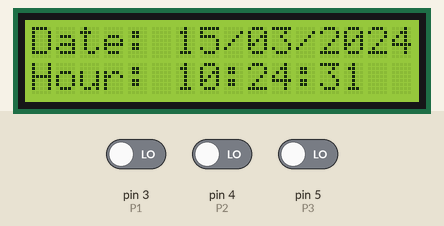
The sketch below on a simulated Arduino Uno, built with avr-gcc and run on an emulated ATmega328P. Shown: 16×2 character LCD. The test bench sets the inputs (shaded band); at power-on: pin 3 (P1) LOW, pin 4 (P2) LOW, pin 5 (P3) LOW. The local clock reads 2024-03-15 10:24:30 at power-on unless the sketch sets it.

Above: at 1.2 s.
1.3 s: pin 3 (P1) driven HIGH
At 3.6 s:
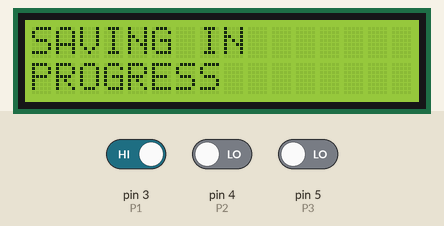
4.1 s: pin 4 (P2) driven HIGH
At 4.27 s:
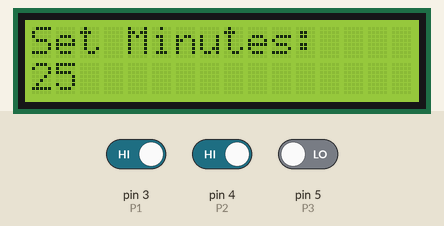
5.9 s: pin 3 (P1) driven LOW
At 6.9 s:
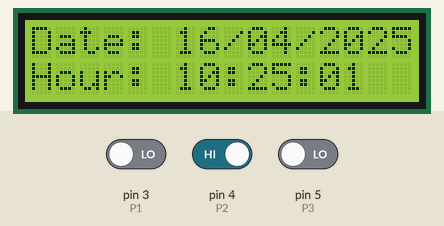
8.6 s: pin 3 (P1) driven HIGH
At 8.84 s:
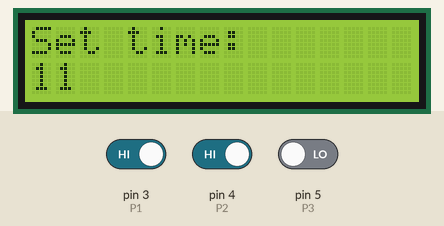
10.5 s: pin 5 (P3) driven HIGH
At 11.88 s:
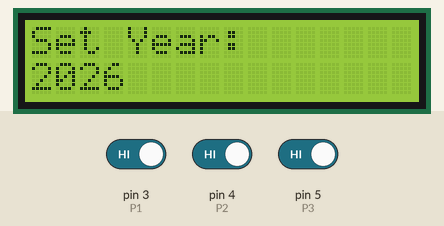
13.5 s: pin 5 (P3) driven LOW
At 14.59 s:
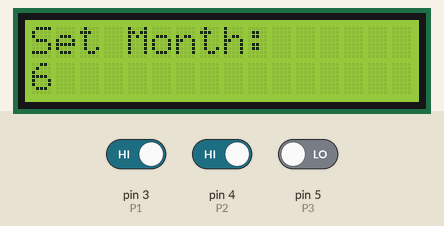
Timing chart, 0 to 16.5 s (numbered marks = the images above; inputs shaded):
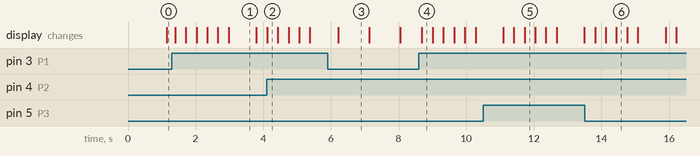

Measured:
- after the input at 1.3 s, the display: first changes after 0.10 s (image 1 shows a later state)
- after the input at 5.9 s, the display: changes after 0.31 s (image 3)
- after the input at 8.6 s, the display: changes after 0.09 s (image 4)
- what the display in image 1 shows lasts 0.8 s, from 3.0 s to 3.8 s
- what the display in image 3 shows lasts 0.9 s, from 6.2 s to 7.1 s

The sketch:

duino-clock.ino
```cpp
//************libraries**************//
#include <Wire.h>
#include <RTClib.h>
#include <LiquidCrystal_I2C.h>
#include <Adafruit_Sensor.h>
#include <DHT.h>

#define DHTPIN 2 // define the pin used for the DHT11 sensor
#define DHTTYPE DHT22 // DHT 22

//************************************//
LiquidCrystal_I2C lcd(0x27,16,2); // Display  I2C 16 x 2
RTC_DS1307 RTC;
DHT dht(DHTPIN, DHTTYPE);

//************Button*****************//
int P1=3; // Button SET MENU'
int P2=4; // Button +
int P3=5; // Button -

//************Variables**************//
int hourupg;
int minupg;
int yearupg;
int monthupg;
int dayupg;
int menu =0;

unsigned long previousMillisCLock = 0;
int waktuTampilWaktu = 25; // 25 detik
int waktuTampilSuhu = 5; // 5 detik
int status = 0;  // 0 untuk waktu, 1 untuk suhu/kelembaban

void setup()
{
  lcd.init();
  lcd.backlight();
  lcd.clear();

  pinMode(P1,INPUT);
  pinMode(P2,INPUT);
  pinMode(P3,INPUT);

  Serial.begin(9600);
  Wire.begin();
  RTC.begin();
  dht.begin();

  if (! RTC.isrunning()) {
    Serial.println("RTC is NOT running!");
    // Set the date and time at compile time
    RTC.adjust(DateTime(__DATE__, __TIME__));
  }
  // RTC.adjust(DateTime(__DATE__, __TIME__)); //removing "//" to adjust the time
    // The default display shows the date and time
  int menu=0;
}

void loop()
{

// check if you press the SET button and increase the menu index
  if(digitalRead(P1))
  {
   menu=menu+1;
  }
// in which subroutine should we go?
  if (menu==0)
    {

     DisplayDateTime(); // void DisplayDateTime

    }
  if (menu==1)
    {
    DisplaySetHour();
    }
  if (menu==2)
    {
    DisplaySetMinute();
    }
  if (menu==3)
    {
    DisplaySetYear();
    }
  if (menu==4)
    {
    DisplaySetMonth();
    }
  if (menu==5)
    {
    DisplaySetDay();
    }
  if (menu==6)
    {
    StoreAgg();
    delay(500);
    menu=0;
    }
    delay(100);
}

void DisplayDateTime ()
{
  unsigned long currentMillis = millis();
  if (status == 0) {
    // Menampilkan waktu
    if (currentMillis - previousMillisCLock >= (waktuTampilWaktu*1000)) {
      previousMillisCLock = currentMillis;
      status = 1;  // Ganti status ke suhu/kelembaban
      lcd.clear();
    }
    // We show the current date and time
    DateTime now = RTC.now();

    lcd.setCursor(0, 1);
    lcd.print("Hour: ");
    if (now.hour()<=9)
    {
      lcd.print("0");
    }
    lcd.print(now.hour(), DEC);
    hourupg=now.hour();
    lcd.print(":");
    if (now.minute()<=9)
    {
      lcd.print("0");
    }
    lcd.print(now.minute(), DEC);
    minupg=now.minute();
    lcd.print(":");
    if (now.second()<=9)
    {
      lcd.print("0");
    }
    lcd.print(now.second(), DEC);

    lcd.setCursor(0, 0);
    lcd.print("Date: ");
    if (now.day()<=9)
    {
      lcd.print("0");
    }
    lcd.print(now.day(), DEC);
    dayupg=now.day();
    lcd.print("/");
    if (now.month()<=9)
    {
      lcd.print("0");
    }
    lcd.print(now.month(), DEC);
    monthupg=now.month();
    lcd.print("/");
    lcd.print(now.year(), DEC);
    yearupg=now.year();

  } else {

    float h = dht.readHumidity();
    float t = dht.readTemperature();

    lcd.clear();  // Bersihkan layar sebelum menampilkan suhu/kelembaban
    lcd.setCursor(0,0);
    lcd.print("Humi: ");
    lcd.print(h);
    lcd.print(" %      ");
    lcd.setCursor(0,1);
    lcd.print("Temp: ");
    lcd.print(t);
    lcd.print(" C      ");
    delay(waktuTampilSuhu*1000);
    status = 0;  // Ganti status ke waktu
  }
}

void DisplaySetHour()
{
// time setting
  lcd.clear();
  DateTime now = RTC.now();
  if(digitalRead(P2)==HIGH)
  {
    if(hourupg==23)
    {
      hourupg=0;
    }
    else
    {
      hourupg=hourupg+1;
    }
  }
   if(digitalRead(P3)==HIGH)
  {
    if(hourupg==0)
    {
      hourupg=23;
    }
    else
    {
      hourupg=hourupg-1;
    }
  }
  lcd.setCursor(0,0);
  lcd.print("Set time:");
  lcd.setCursor(0,1);
  lcd.print(hourupg,DEC);
  delay(200);
}

void DisplaySetMinute()
{
// Setting the minutes
  lcd.clear();
  if(digitalRead(P2)==HIGH)
  {
    if (minupg==59)
    {
      minupg=0;
    }
    else
    {
      minupg=minupg+1;
    }
  }
   if(digitalRead(P3)==HIGH)
  {
    if (minupg==0)
    {
      minupg=59;
    }
    else
    {
      minupg=minupg-1;
    }
  }
  lcd.setCursor(0,0);
  lcd.print("Set Minutes:");
  lcd.setCursor(0,1);
  lcd.print(minupg,DEC);
  delay(200);
}

void DisplaySetYear()
{
// setting the year
  lcd.clear();
  if(digitalRead(P2)==HIGH)
  {
    yearupg=yearupg+1;
  }
   if(digitalRead(P3)==HIGH)
  {
    yearupg=yearupg-1;
  }
  lcd.setCursor(0,0);
  lcd.print("Set Year:");
  lcd.setCursor(0,1);
  lcd.print(yearupg,DEC);
  delay(200);
}

void DisplaySetMonth()
{
// Setting the month
  lcd.clear();
  if(digitalRead(P2)==HIGH)
  {
    if (monthupg==12)
    {
      monthupg=1;
    }
    else
    {
      monthupg=monthupg+1;
    }
  }
   if(digitalRead(P3)==HIGH)
  {
    if (monthupg==1)
    {
      monthupg=12;
    }
    else
    {
      monthupg=monthupg-1;
    }
  }
  lcd.setCursor(0,0);
  lcd.print("Set Month:");
  lcd.setCursor(0,1);
  lcd.print(monthupg,DEC);
  delay(200);
}

void DisplaySetDay()
{
// Setting the day
  lcd.clear();
  if(digitalRead(P2)==HIGH)
  {
    if (dayupg==31)
    {
      dayupg=1;
    }
    else
    {
      dayupg=dayupg+1;
    }
  }
   if(digitalRead(P3)==HIGH)
  {
    if (dayupg==1)
    {
      dayupg=31;
    }
    else
    {
      dayupg=dayupg-1;
    }
  }
  lcd.setCursor(0,0);
  lcd.print("Set Day:");
  lcd.setCursor(0,1);
  lcd.print(dayupg,DEC);
  delay(200);
}

void StoreAgg()
{
// Variable saving
  lcd.clear();
  lcd.setCursor(0,0);
  lcd.print("SAVING IN");
  lcd.setCursor(0,1);
  lcd.print("PROGRESS");
  RTC.adjust(DateTime(yearupg,monthupg,dayupg,hourupg,minupg,0));
  delay(200);
}
```
